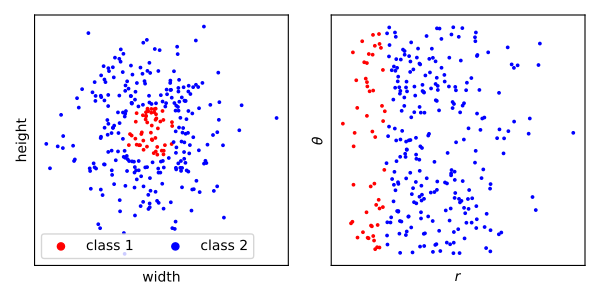

Python code for this plot:
from sklearn.datasets import make_blobs
from sklearn.linear_model import LinearRegression as OLS
import matplotlib.pyplot as plt
import pandas as pd
import numpy as np

n_inliers = 300
blobs_params = {'n_samples':n_inliers, 'n_features':2}

X, y = make_blobs(centers=[[0, 0], [0, 0]], cluster_std=3,
               **blobs_params)

df = pd.DataFrame(X, columns=['X1', 'X2'])

df = df.assign(r=lambda x: np.sqrt(x.X1**2 + x.X2**2), theta=lambda x: np.arctan(x.X2/x.X1))

fig, axes = plt.subplots(1, 2, figsize=(6, 3))

inner_circle = df[df.r < 2]
outer_circle = df[df.r >= 2]

# Classifier FE
axes[0].scatter(inner_circle.X1, inner_circle.X2, s=3, c='red', label='class 1')
axes[0].scatter(outer_circle.X1, outer_circle.X2, s=3, c='blue', label='class 2')
axes[1].scatter(inner_circle.r, inner_circle.theta, s=3, c='red')
axes[1].scatter(outer_circle.r, outer_circle.theta, s=3, c='blue')
axes[0].legend(markerscale=3, ncol=2)
for i, ax in enumerate(axes):
    ax.set_yticks([])
    ax.set_xticks([])
    ax.set_ylabel('height' if i==0 else r'$\theta$')
    ax.set_xlabel('width' if i==0 else r'$r$')
plt.tight_layout()

# Regressor FE
fig, axes = plt.subplots(1, 2, figsize=(6,3))

time = np.linspace(0, 3, 200).reshape(-1, 1)
skewed_data = np.exp(time.ravel() + 0.5*np.random.randn(200)).reshape(-1, 1)

axes[0].scatter(time, skewed_data, s=3, c='green')
axes[0].scatter(time, OLS().fit(time, skewed_data).predict(time), s=3, c='orange', ls=':')
axes[1].scatter(time, np.log1p(skewed_data), s=3, c='magenta')
axes[1].scatter(time, OLS().fit(time, np.log1p(skewed_data)).predict(time), s=3, c='orange', ls=':')
for i, ax in enumerate(axes):
    ax.set_yticks([])
    ax.set_xticks([])
    ax.set_ylabel('signal' if i==0 else 'log signal')
    ax.set_xlabel('regressor')
plt.tight_layout()
plt.show()
